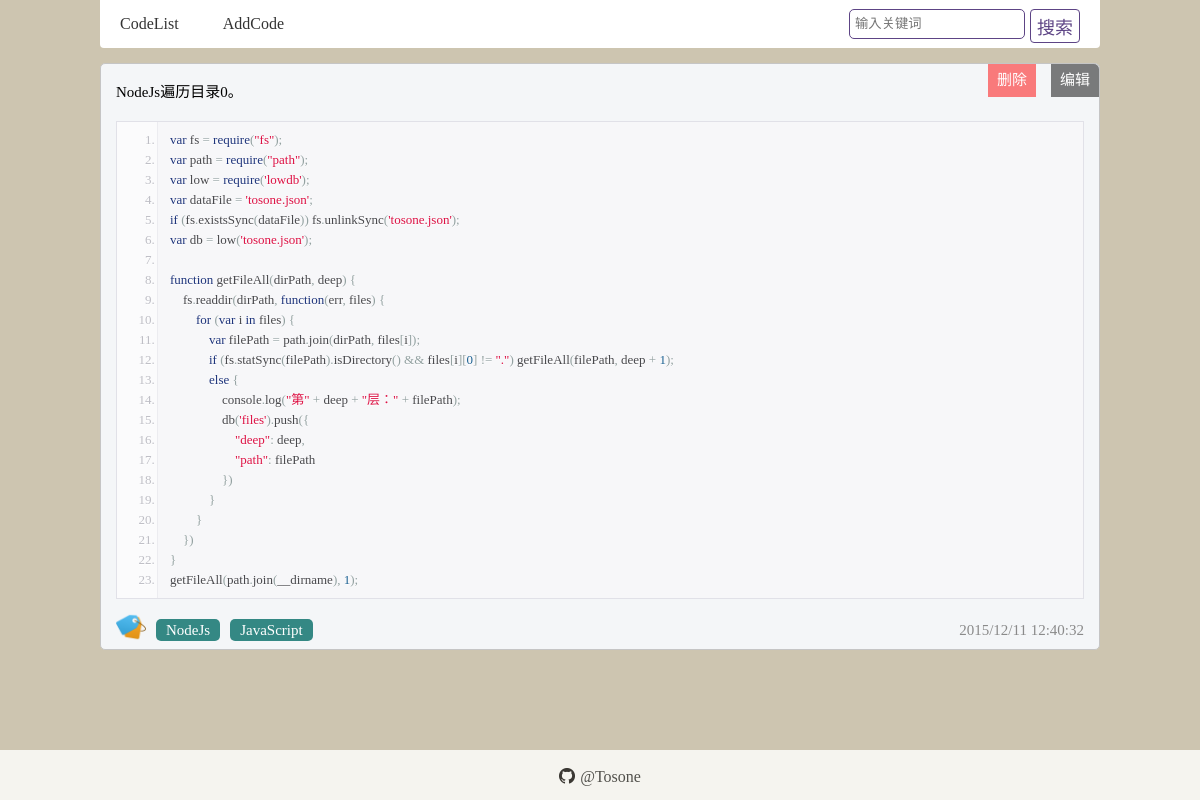
/content.php?id=30, run on an earlier commit of the app's database.
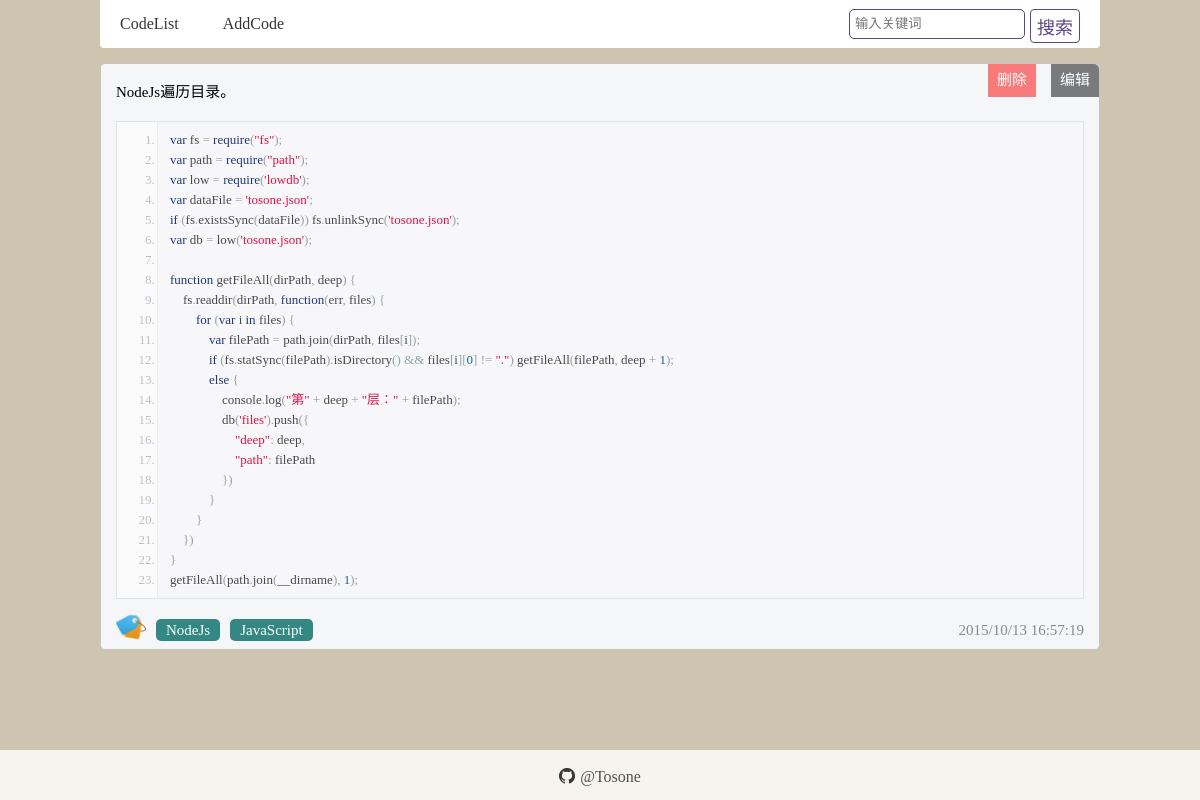
And on a later commit of the database.
### tables this page shows
CREATE TABLE "code" (
"id"  INTEGER PRIMARY KEY AUTOINCREMENT NOT NULL,
"intro"  TEXT NOT NULL,
"code"  TEXT NOT NULL,
"tags"  TEXT,
"timestamp"  INTEGER NOT NULL
);

### content.php (the view, shortened to what this page needs)
<html xmlns="http://www.w3.org/1999/xhtml">
<head runat="server">
    <link rel="stylesheet" href="/stylesheets/index.css" />
    <link rel="stylesheet" href="/stylesheets/sweetalert.css">
</head>
<body  onload="prettyPrint()">
	<div class="container">
		<?
	    	include("_include/menu.php");
	    	$sqlite3db = new SQLite3('./db.db');
	    	if(isset($_GET["id"])) {
	    		$id = $_GET["id"];
	    	} else {
	    		echo('<script>window.location.href="/";</script>');
	    	}
	    	$content = $sqlite3db -> querySingle('SELECT * FROM code where id=' . $id, true);
	    	echo('<div class="m_box">');
			echo('<span class="editor_btn" data-id="' . $content["id"] . '">编辑</span>');
			echo('<span class="delete_btn" data-id="' . $content["id"] . '">删除</span>');
			echo('<p>' . $content["intro"] . '</p>');
			echo("<pre class=\"prettyprint linenums\">" . base64_decode($content["code"]) . "</pre>");
			echo('<div class="m_box_bottom clearfix"><div class="tags"><img src="./images/tag.png" alt="tag"/>');
			foreach (explode(";", $content["tags"]) as $tag) {
				echo('<a href="javascript:void(0);" class="ctag" data-tag="' . $tag . '">' . $tag . '</a>');
			}
			echo('</div><div class="timestamp">'. date('Y/m/d H:i:s', $content["timestamp"]) .'</div></div>');
			echo('</div>');
		?>
	</div>
	<? include("_include/bottom.php"); ?>
</body>
</html>

### _include/menu.php
<div class="menu_body">
	<a class="menu_a" href="index.php" target="_self">CodeList</a>
	<a class="menu_a" href="editor.php" target="_self">AddCode</a>
	<div class="search_wrap">
		<input type="text" placeholder="输入关键词" id="search_input" />
		<button class="search" id="search">搜索</button>
	</div>
</div>

### _include/bottom.php
<div class="blog_bottom">
    <div class="container">
        <p style="text-align: center;">
            <a href="https://tosone.github.io/" target="_blank" class="blog_bottom_a github">@Tosone</a>
        </p>
    </div>
</div>

### stylesheets/index.css (style rules this page uses)
html,body { margin:0;padding:0 }
body { font-family:'Microsoft YaHei';background-image:url(../images/bg.png);background-attachment:fixed;margin-bottom:70px }
textarea,input,button { outline:none;font-family:'Microsoft YaHei' }
.container { margin:0 auto;width:1000px }
.clearfix::after { content:"";display:block;clear:both;visibility:hidden;line-height:0;height:0;font-size:0 }
.menu_a { padding:15px 20px;position:relative;display:inline-block;font-size:16px;color:#333;text-decoration:none }
.menu_body { background-color:#fff;border-bottom-left-radius:4px;border-bottom-right-radius:4px }
.search_wrap { display:-webkit-box;display:-webkit-flex;display:-ms-flexbox;display:flex;float:right;height:51px;margin-right:20px }
.search_wrap input { height:30px;border-radius:5px;border:#5d4485 1px solid;margin-top:9px;outline:none;padding-left:5px;padding-right:5px }
.search_wrap button { color:#5d4485;cursor:pointer;outline:none;background-color:transparent;border:#5d4485 1px solid;font-size:18px;font-family:'Microsoft YaHei';border-radius:4px;margin-top:9px;height:34px;margin-left:5px }
.m_box { position:relative;background-color:#f4f6f8;font-size:15px;font-family:'Microsoft YaHei';line-height:1.8;margin:15px 0;padding:0 15px;border:1px solid #c5c5c5;border-radius:5px }
.content_btn,.editor_btn { float:right;background-color:rgba(0,0,0,0.5);color:#fff;padding:3px 9px;border-top-right-radius:5px;position:relative;left:15px;cursor:pointer }
.delete_btn { float:right;background-color:rgba(255,0,0,0.5);color:#fff;padding:3px 9px;position:relative;cursor:pointer }
.timestamp { float:right;text-align:right;color:#8a8a8a;margin:5px 0 }
.tags { float:left }
.tags img { width:30px;height:auto }
.ctag { margin-left:10px;font-size:15px;background:#348884;text-decoration:none;color:#fff;height:18px;line-height:18px;padding:3px 10px;border-radius:5px;margin-bottom:10px;display:inline;bottom:7px;position:relative }
.prettyprint { font-family:"Microsoft YaHei";font-size:13px;padding:8px;background-color:#f7f7f9;border:1px solid #e1e1e8 }
.prettyprint.linenums { box-shadow:inset 40px 0 0 #fbfbfc,inset 41px 0 0 #ececf0 }
.blog_bottom { background-color:#fff;opacity:.8;position:fixed;height:50px;bottom:0;width:100% }
.blog_bottom_a { cursor:pointer;text-decoration:none;color:#333;font-size:16px }
.github:before { content:"";background-size:16px 16px;display:inline-block;width:16px;height:16px;margin-right:5px;position:relative;top:2px }
.github:before { background-image:url(../images/github.ico) }

What changed in the data, as far as the page shows it:
changed code "NodeJs": intro "NodeJs遍历目录0。" → "NodeJs遍历目录。"; timestamp "2015/12/11 12:40:32" → "2015/10/13 16:57:19"
